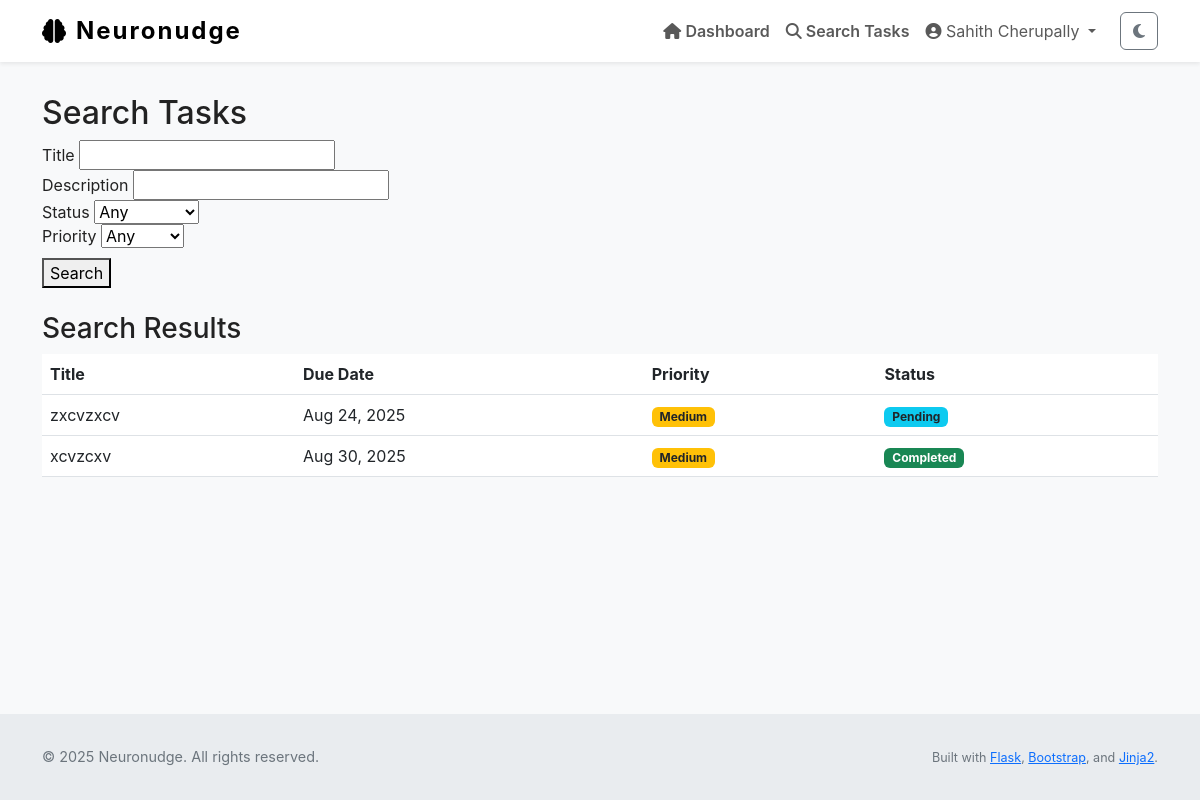
/tasks/search (signed in), run on an earlier commit of the app's database.
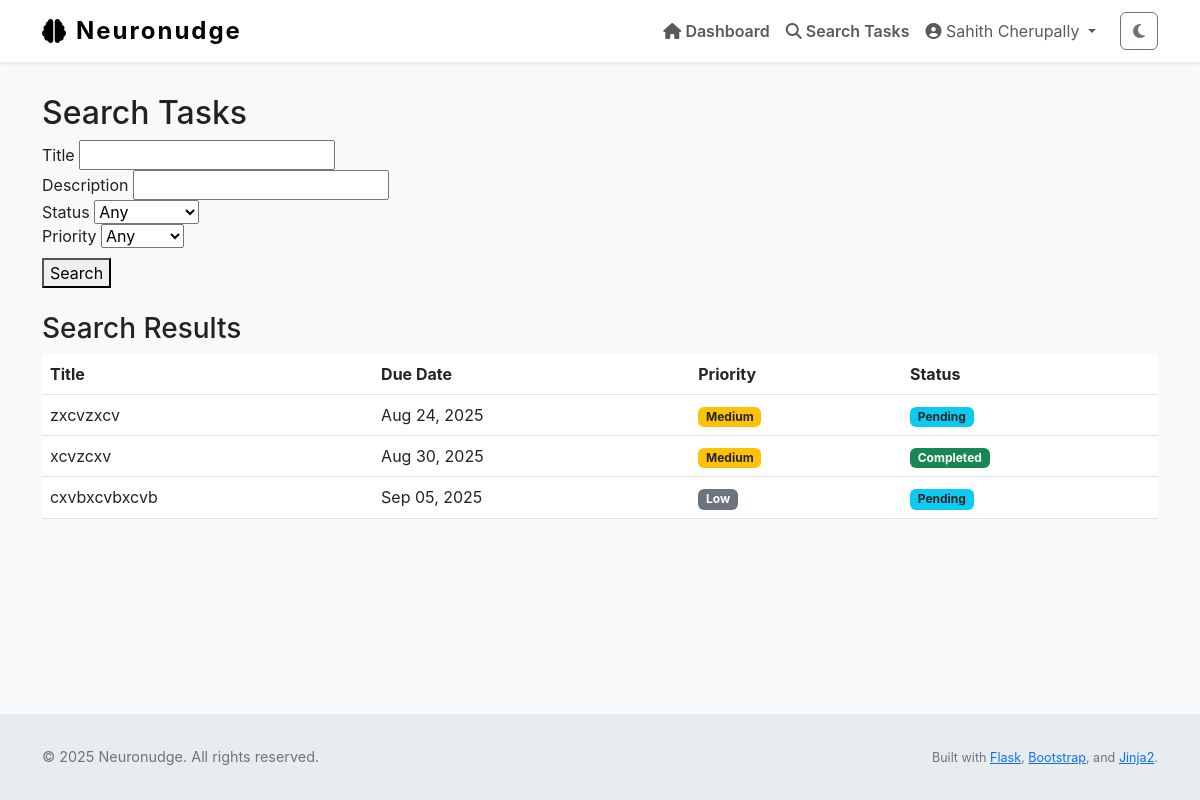
And on a later commit of the database.
### Neuronudge/models.py (models this page shows, shortened)
class Task(db.Model):
    id = db.Column(db.Integer, primary_key=True)
    title = db.Column(db.String(255), nullable=False)
    description = db.Column(db.Text, nullable=False)
    due_date = db.Column(db.DateTime)
    completed = db.Column(db.Boolean, default=False)
    priority = db.Column(db.Integer, default=2)         # 1 = high, 2 = med, 3 = low
    status = db.Column(db.String(20), default='not started')
    reminder_set = db.Column(db.Boolean, default=False)
    created_at = db.Column(db.DateTime, default=datetime.utcnow)
    updated_at = db.Column(db.DateTime, default=datetime.utcnow, onupdate=datetime.utcnow)
    user_id = db.Column(db.Integer, db.ForeignKey('user.id'), nullable=False)

### Neuronudge/views.py (the view)
@main.route('/tasks/search', methods=['GET', 'POST'])
@login_required
def task_search():
    title = request.args.get('title', '').strip()
    description = request.args.get('description', '').strip()
    completed = request.args.get('completed', 'any')
    priority = request.args.get('priority', 'any')
    query = Task.query.filter_by(user_id=current_user.id)
    if title:
        query = query.filter(Task.title.ilike(f'%{title}%'))
    if description:
        query = query.filter(Task.description.ilike(f'%{description}%'))
    if completed in ['true', 'false']:
        query = query.filter_by(completed=(completed == 'true'))
    if priority in ['1', '2', '3']:
        query = query.filter_by(priority=int(priority))
    results = query.order_by(Task.priority.asc(), Task.due_date.asc().nulls_last()).all()
    return render_template('task_search.html', results=results)

### Neuronudge/templates/task_search.html (shortened to what this page needs)
{% extends "layout.html" %}
{% block content %}
<h2>Search Tasks</h2>
<form method="GET" action="{{ url_for('main.task_search') }}" role="search">
    <div>
        <label for="title">Title</label>
        <input type="text" name="title" id="title" value="{{ request.args.get('title', '') }}">
    </div>
    <div>
        <label for="description">Description</label>
        <input type="text" name="description" id="description" value="{{ request.args.get('description', '') }}">
    </div>
    <div>
        <label for="completed">Status</label>
        <select name="completed" id="completed">
            <option value="any" {% if request.args.get('completed') == 'any' %}selected{% endif %}>Any</option>
        </select>
    </div>
    <div>
        <label for="priority">Priority</label>
        <select name="priority" id="priority">
            <option value="any" {% if request.args.get('priority') == 'any' %}selected{% endif %}>Any</option>
        </select>
    </div>
    <div style="margin-top: 10px;">
        <button type="submit">Search</button>
    </div>
</form>
{% if results is defined %}
    <h3 class="mt-4">Search Results</h3>
    {% if results %}
        <table class="table table-hover">
            <thead>
                <tr>
                    <th>Title</th>
                    <th>Due Date</th>
                    <th>Priority</th>
                    <th>Status</th>
                </tr>
            </thead>
            <tbody>
                {% for task in results %}
                <tr>
                    <td>{{ task.title }}</td>
                    <td>{{ task.due_date.strftime('%b %d, %Y') if task.due_date else 'No due date' }}</td>
                    <td>
                        {% if task.priority == 1 %}<span class="badge bg-danger">High</span>
                        {% elif task.priority == 2 %}<span class="badge bg-warning text-dark">Medium</span>
                        {% elif task.priority == 3 %}<span class="badge bg-secondary">Low</span>
                        {% endif %}
                    </td>
                    <td>
                        {% if task.completed %}
                            <span class="badge bg-success">Completed</span>
                        {% else %}
                            <span class="badge bg-info text-dark">Pending</span>
                        {% endif %}
                    </td>
                </tr>
                {% endfor %}
            </tbody>
        </table>
    {% else %}
        <p class="text-muted">No tasks match your search.</p>
    {% endif %}
{% endif %}
{% endblock %}

What changed in the data, as far as the page shows it:
added Task: title "cxvbxcvbxcvb", due_date "Sep 05, 2025", priority "Low", completed "Pending"
